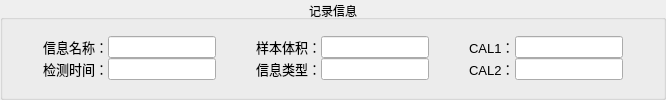
               <widget class="QGroupBox" name="groupMain1">
                <property name="title">
                 <string>记录信息</string>
                </property>
                <property name="alignment">
                 <set>Qt::AlignCenter</set>
                </property>
                <layout class="QGridLayout" name="gridLayout_15">
                 <property name="leftMargin">
                  <number>0</number>
                 </property>
                 <property name="topMargin">
                  <number>0</number>
                 </property>
                 <property name="rightMargin">
                  <number>0</number>
                 </property>
                 <property name="bottomMargin">
                  <number>0</number>
                 </property>
                 <property name="spacing">
                  <number>0</number>
                 </property>
                 <item row="0" column="0">
                  <layout class="QHBoxLayout" name="horizontalLayout_30">
                   <item>
                    <spacer name="horizontalSpacer_38">
                     <property name="orientation">
                      <enum>Qt::Horizontal</enum>
                     </property>
                     <property name="sizeHint" stdset="0">
                      <size>
                       <width>40</width>
                       <height>20</height>
                      </size>
                     </property>
                    </spacer>
                   </item>
                   <item>
                    <layout class="QVBoxLayout" name="verticalLayout_21" stretch="1,1">
                     <item>
                      <layout class="QHBoxLayout" name="horizontalLayout_31" stretch="1,0">
                       <property name="spacing">
                        <number>0</number>
                       </property>
                       <item>
                        <widget class="QLabel" name="label_24">
                         <property name="font">
                          <font>
                           <pointsize>10</pointsize>
                          </font>
                         </property>
                         <property name="text">
                          <string>信息名称：</string>
                         </property>
                         <property name="alignment">
                          <set>Qt::AlignCenter</set>
                         </property>
                        </widget>
                       </item>
                       <item>
                        <widget class="QLineEdit" name="lineShowName">
                         <property name="readOnly">
                          <bool>true</bool>
                         </property>
                        </widget>
                       </item>
                      </layout>
                     </item>
                     <item>
                      <layout class="QHBoxLayout" name="horizontalLayout_32" stretch="1,0">
                       <property name="spacing">
                        <number>0</number>
                       </property>
                       <item>
                        <widget class="QLabel" name="label_25">
                         <property name="font">
                          <font>
                           <pointsize>10</pointsize>
                          </font>
                         </property>
                         <property name="text">
                          <string>检测时间：</string>
                         </property>
                         <property name="alignment">
                          <set>Qt::AlignCenter</set>
                         </property>
                        </widget>
                       </item>
                       <item>
                        <widget class="QLineEdit" name="lineShowTime">
                         <property name="readOnly">
                          <bool>true</bool>
                         </property>
                        </widget>
                       </item>
                      </layout>
                     </item>
                    </layout>
                   </item>
                   <item>
                    <spacer name="horizontalSpacer_39">
                     <property name="orientation">
                      <enum>Qt::Horizontal</enum>
                     </property>
                     <property name="sizeHint" stdset="0">
                      <size>
                       <width>40</width>
                       <height>20</height>
                      </size>
                     </property>
                    </spacer>
                   </item>
                   <item>
                    <layout class="QVBoxLayout" name="verticalLayout_24" stretch="1,1">
                     <item>
                      <layout class="QHBoxLayout" name="horizontalLayout_36" stretch="1,0">
                       <property name="spacing">
                        <number>0</number>
                       </property>
                       <item>
                        <widget class="QLabel" name="label_29">
                         <property name="font">
                          <font>
                           <pointsize>10</pointsize>
                          </font>
                         </property>
                         <property name="text">
                          <string>样本体积：</string>
                         </property>
                        </widget>
                       </item>
                       <item>
                        <widget class="QLineEdit" name="lineShowVlo">
                         <property name="readOnly">
                          <bool>true</bool>
                         </property>
                        </widget>
                       </item>
                      </layout>
                     </item>
                     <item>
                      <layout class="QHBoxLayout" name="horizontalLayout_37" stretch="1,0">
                       <property name="spacing">
                        <number>0</number>
                       </property>
                       <item>
                        <widget class="QLabel" name="label_30">
                         <property name="font">
                          <font>
                           <pointsize>10</pointsize>
                          </font>
                         </property>
                         <property name="text">
                          <string>信息类型：</string>
                         </property>
                        </widget>
                       </item>
                       <item>
                        <widget class="QLineEdit" name="lineShowType">
                         <property name="readOnly">
                          <bool>true</bool>
                         </property>
                        </widget>
                       </item>
                      </layout>
                     </item>
                    </layout>
                   </item>
                   <item>
                    <spacer name="horizontalSpacer_40">
                     <property name="orientation">
                      <enum>Qt::Horizontal</enum>
                     </property>
                     <property name="sizeHint" stdset="0">
                      <size>
                       <width>40</width>
                       <height>20</height>
                      </size>
                     </property>
                    </spacer>
                   </item>
                   <item>
                    <layout class="QVBoxLayout" name="verticalLayout_22" stretch="1,1">
                     <item>
                      <layout class="QHBoxLayout" name="horizontalLayout_33" stretch="1,0">
                       <property name="spacing">
                        <number>0</number>
                       </property>
                       <item>
                        <widget class="QLabel" name="label_26">
                         <property name="font">
                          <font>
                           <pointsize>10</pointsize>
                          </font>
                         </property>
                         <property name="text">
                          <string>CAL1：</string>
                         </property>
                        </widget>
                       </item>
                       <item>
                        <widget class="QLineEdit" name="lineShowCAL1">
                         <property name="readOnly">
                          <bool>true</bool>
                         </property>
                        </widget>
                       </item>
                      </layout>
                     </item>
                     <item>
                      <layout class="QHBoxLayout" name="horizontalLayout_34" stretch="1,0">
                       <property name="spacing">
                        <number>0</number>
                       </property>
                       <item>
                        <widget class="QLabel" name="label_27">
                         <property name="font">
                          <font>
                           <pointsize>10</pointsize>
                          </font>
                         </property>
                         <property name="text">
                          <string>CAL2：</string>
                         </property>
                        </widget>
                       </item>
                       <item>
                        <widget class="QLineEdit" name="lineShowCAL1_2">
                         <property name="readOnly">
                          <bool>true</bool>
                         </property>
                        </widget>
                       </item>
                      </layout>
                     </item>
                    </layout>
                   </item>
                   <item>
                    <spacer name="horizontalSpacer_42">
                     <property name="orientation">
                      <enum>Qt::Horizontal</enum>
                     </property>
                     <property name="sizeHint" stdset="0">
                      <size>
                       <width>40</width>
                       <height>20</height>
                      </size>
                     </property>
                    </spacer>
                   </item>
                  </layout>
                 </item>
                </layout>
               </widget>
